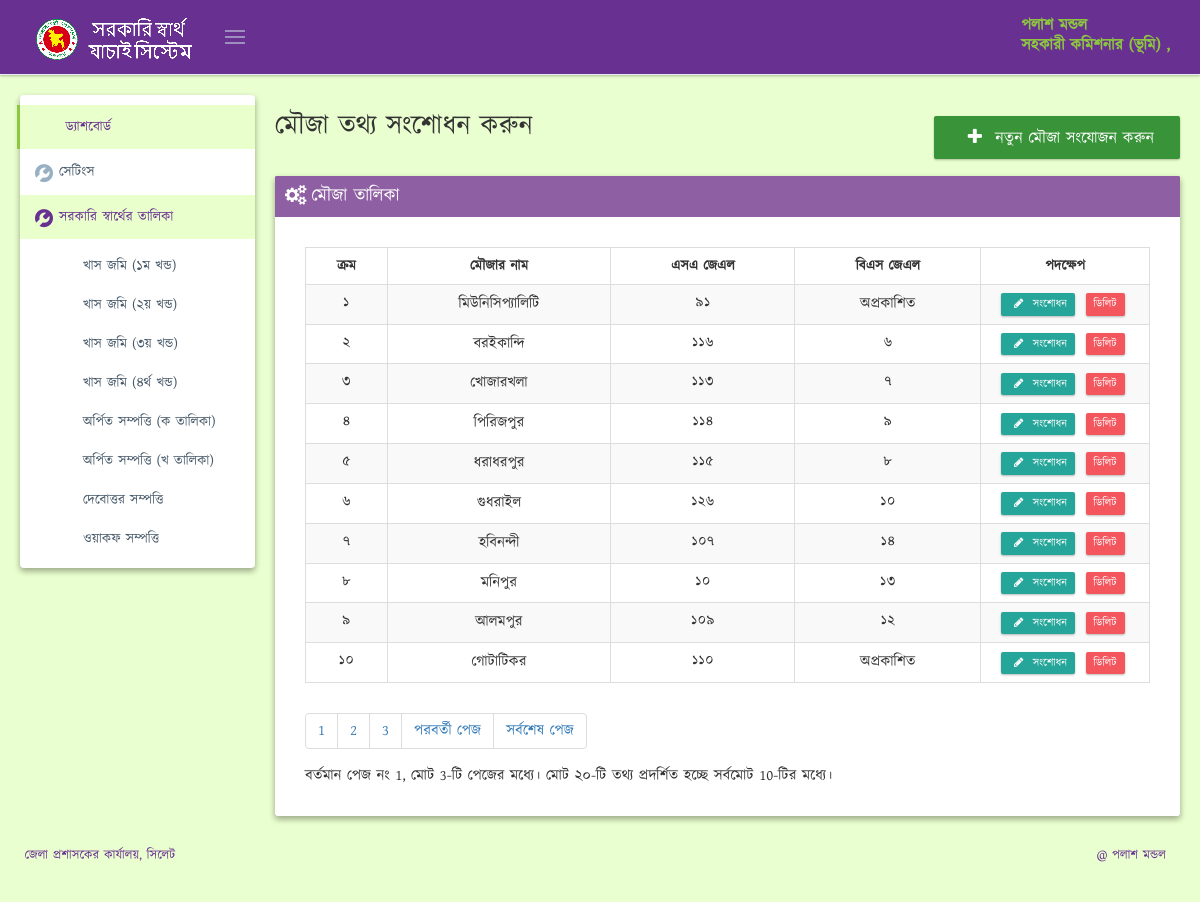
Page /mouja.php (signed in) on the earlier database version.
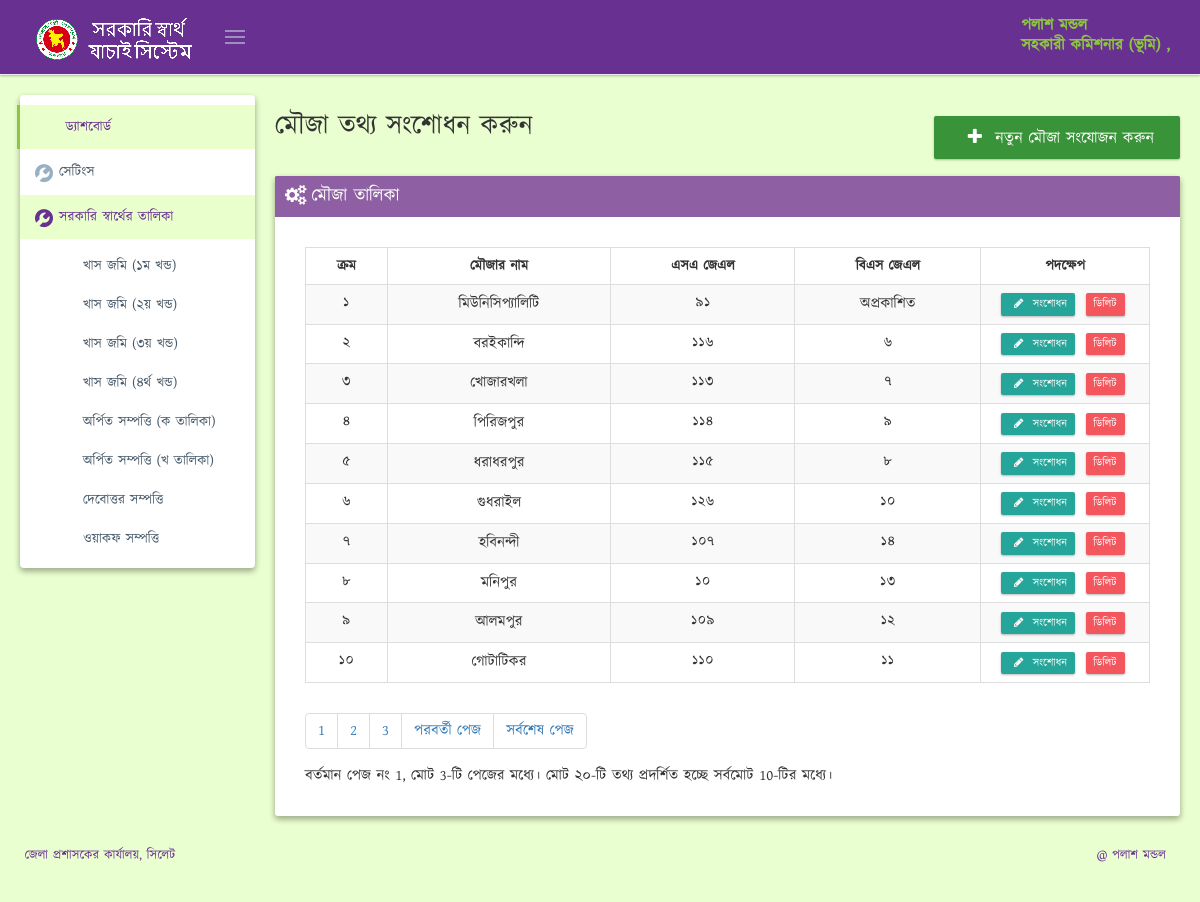
Same page on the later database version.
### tables this page shows
CREATE TABLE IF NOT EXISTS `mouja` (
  `id` int(11) NOT NULL AUTO_INCREMENT,
  `name` varchar(120) DEFAULT NULL,
  `sa_jl` int(11) DEFAULT NULL,
  `bs_jl` int(11) DEFAULT NULL,
  PRIMARY KEY (`id`),
  UNIQUE KEY `id` (`id`)
);

### mouja.php (the view, shortened to what the changed rows need)
<!DOCTYPE html>
<html lang="en" class="no-js">
<?php include 'header.php'; ?>
<body class="page-header-fixed page-sidebar-closed-hide-logo page-sidebar-closed-hide-logo"
      oncontextmenu="return false;">
<div class="page-container">
    <div class="page-content-wrapper">
        <div class="page-content" style="min-height:588px">
            <div class="row">
                <div class="col-md-12">
                    <div id="ajax-content">
                        <div class="page-head">
                            <div class="row" style="margin-bottom: 15px;">
                                <div class="col-md-6">
                                    <div class="page-title">
                                        <h2 style="margin-top: 0px;"> মৌজা তথ্য সংশোধন করুন</h2>
                                    </div>
                                </div>
                            </div>
                        </div>
                        <div class="row">
                            <div class="col-md-12">
                                <div class="portlet purple box">
                                    <div class="portlet-body">
                                        <div style="font-size: 15px; text-align: justify;margin: 20px;">
                                            <table class="table table-striped table-bordered table-hover" id="sample_6">
                                                <thead>
                                                <tr>
                                                    <th style="text-align: center;">ক্রম</th>
                                                    <th style="text-align: center;">মৌজার নাম</th>
                                                    <th style="text-align: center;">এসএ জেএল</th>
                                                    <th style="text-align: center;">বিএস জেএল</th>
                                                    <th style="text-align: center;" width="20%">পদক্ষেপ</th>
                                                </tr>
                                                </thead>
                                                <tbody>
                                                <?php
                                                include 'config.php';
                                                $rowsperpage = 10;
                                                if (isset($_GET['currentpage']) && is_numeric($_GET['currentpage'])) {
                                                    $currentpage = (int)$_GET['currentpage'];
                                                } else {
                                                    $currentpage = 1;
                                                }
                                                $offset = ($currentpage - 1) * $rowsperpage;
                                                $query_final = "SELECT * FROM `mouja` ORDER BY id ASC LIMIT $offset, $rowsperpage";
                                                $result = mysqli_query($conn, $query_final);
                                                $i =1;
                                                while ($info2 = mysqli_fetch_array($result)) {
                                                    echo ' <tr style="">
                                                    <td style="text-align: center;" class="numeric_bangla">';
                                                    echo $offset + $i;
                                                    echo '</td>
                                                    <td style="text-align: center;">';
                                                    echo $info2['name'];
                                                    echo '  </td>
                                                    <td style="text-align: center;" class="numeric_bangla">';
                                                    echo $info2['sa_jl'];
                                                    echo '</td>
                                                    <td style="text-align: center;" ';
                                                    echo  $info2['bs_jl']==null? '>অপ্রকাশিত': 'class="numeric_bangla">'.$info2['bs_jl'];
                                                    echo '</td>
                                                    <td class="text-center">
                                                        <a href="/mouja_edit.php?id=';
                                                    echo $info2['id'];
                                                    echo '" class="btn btn-primary btn-xs label-success" title="সংশোধন"><i class="fa fa-pencil fa-fw"></i> সংশোধন</a>
                                                        <a href="#deleteDataModal-'.$info2['id'].'" class="btn btn-danger btn-xs" data-toggle="modal" data-id="';
                                                    echo $info2['id'];
                                                    echo '<i class="fa fa-trash-o fa-lg"></i> ডিলিট</a>
                                                    </td>';
                                                    ?>
                                                </tr>
                                                <?php
                                                $i++;
                                                }
                                                ?>
                                                </tbody>
                                            </table>
                                        </div>
                                    </div>
                                </div>
                            </div>
                        </div>
                    </div>
                </div>
            </div>
        </div>
    </div>
</div>
</body>
</html>

Differences in the rows shown:
changed mouja "গোটাটিকর": bs_jl (not shown) → "11"; no longer shows "অপ্রকাশিত"
